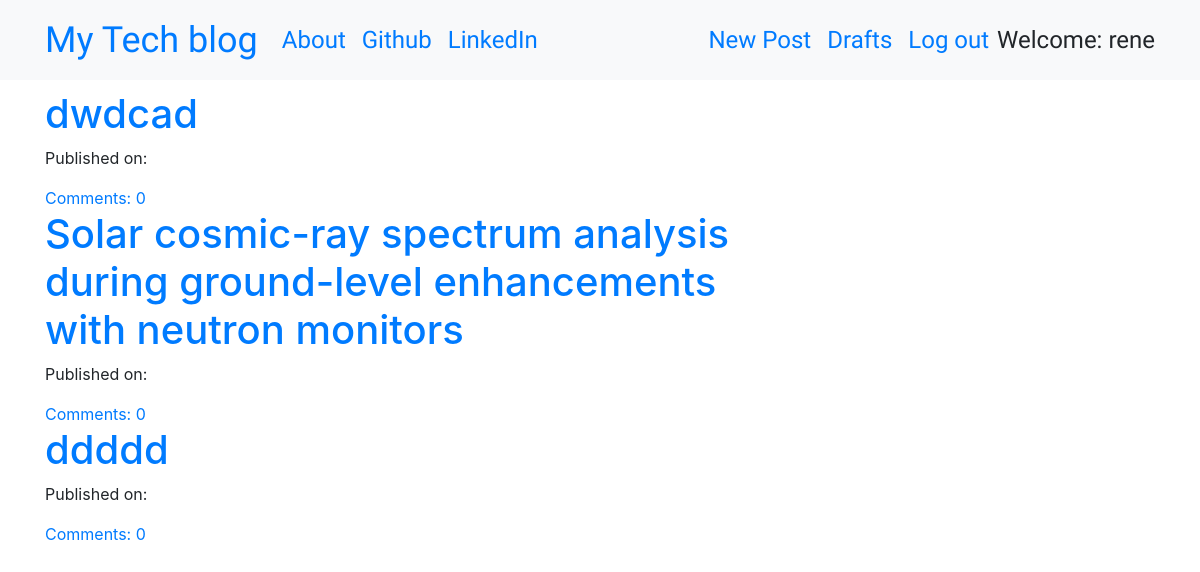
Page /drafts/ (signed in) on the committed database.
### blog/models.py (models this page shows, shortened)
class Post(models.Model):
    author = models.ForeignKey('auth.User',on_delete=models.CASCADE)
    title = models.CharField(max_length=200)
    text = models.TextField()
    created_date = models.DateTimeField(default=timezone.now)
    published_date = models.DateTimeField(blank=True,null=True)
    def approve_comments(self):
        return self.comments.filter(approved_comment=True)

### blog/views.py (the view)
# urls.py: path('drafts/',views.DraftListView.as_view(),name='post_draft_list'),
class DraftListView(LoginRequiredMixin,ListView):
    login_url= '/login/'
    redirect_field_name = 'blog/post_list.html'
    model = Post
    def get_queryset(self):
        return Post.objects.filter(published_date__isnull=True).order_by('-created_date')

### blog/templates/blog/post_list.html
{% extends "blog/base.html"%}
{% block content%}
  <div class="centerstage">
    {% for post in post_list%}
    <div class="post">
      <h1> <a href="{% url 'post_detail' pk=post.pk %}">{{ post.title}}</a> </h1>
      <div class="date">
        <p>Published on: {{post.published|date:"D M Y"}}</p>
      </div>
      <a href="{% url 'post_detail' pk=post.pk %}">Comments: {{post.approve_comments.count}}</a>
    </div>
    {% endfor%}
  </div>
{% endblock%}

### blog/templates/blog/base.html (shortened to what this page needs)
<!DOCTYPE html>
{% load static %}
<html>
  <head>
    <link rel="stylesheet" href="https://stackpath.bootstrapcdn.com/bootstrap/4.1.3/css/bootstrap.min.css"
>
    <link href="https://maxcdn.bootstrapcdn.com/font-awesome/4.7.0/css/font-awesome.min.css" rel="stylesheet">
    <link rel="stylesheet" href="//cdn.jsdelivr.net/medium-editor/latest/css/medium-editor.min.css" type="text/css" media="screen" charset="utf-8">
    <link rel="stylesheet" href="{% static 'css/blog.css' %}">
  </head>
  <body class='loader'>
    <nav class="navbar navbar-expand-lg bg-light techfont">
      <div class="container">
        <div class="navbar-nav align-items-center">
          <a class="navbar-brand bigbrand" href="{% url 'post_list' %}">My Tech blog</a>
          <a class="nav-item nav-link" href="{% url 'about' %}">About</a>
          <a class="nav-item nav-link" href="https://www.github.com">Github</a>
          <a class="nav-item nav-link" href="https://www.linkedin.com">LinkedIn</a>
        </div>
        <div class="navbar-nav align-items-center ml-auto">
          {% if user.is_authenticated %}
            <a class="nav-item nav-link" href="{% url 'post_new' %}">New Post</a>
            <a class="nav-item nav-link" href="{% url 'post_draft_list' %}">Drafts</a>
            <a class="nav-item nav-link" href="{% url 'logout' %}">Log out</a>
            <a >Welcome: {{ user.username }}</a>
          {% else %}
            <a class="nav-item nav-link" href="{% url 'login' %}" aria-label="Login">
              <span class="fa fa-user" aria-hidden="true"></span></a>
          {% endif %}
        </div>
      </div>
    </nav>
          <div class="content container">
              <div class="row">
                  <div class="col-md-8">
                    <div class="blog_posts">
                      {% block content %}
                      {% endblock %}
                    </div>
                  </div>
              </div>
          </div>
  </body>
</html>

### blog/static/css/blog.css (style rules this page uses)
.techfont { font-family: 'Russo One', sans-serif; font-size: 1.5em; margin-bottom: 10px; }
.bigbrand { font-size: 1.5em; }
.centerstage { margin-left: auto; margin-right: auto; }
.loader { filter:hue-rotate(0deg); color:linear-gradient(45deg,#0f8,#08f); animation:hue 10000ms infinite linear; }

### rows in the picture
Post: title "dwdcad", approve_comments.count "0"
Post: title "Solar cosmic-ray spectrum analysis during ground-level enhancements with neutron monitors", approve_comments.count "0"
Post: title "ddddd", approve_comments.count "0"

### other values in the picture
{{ user.username }} "rene"
